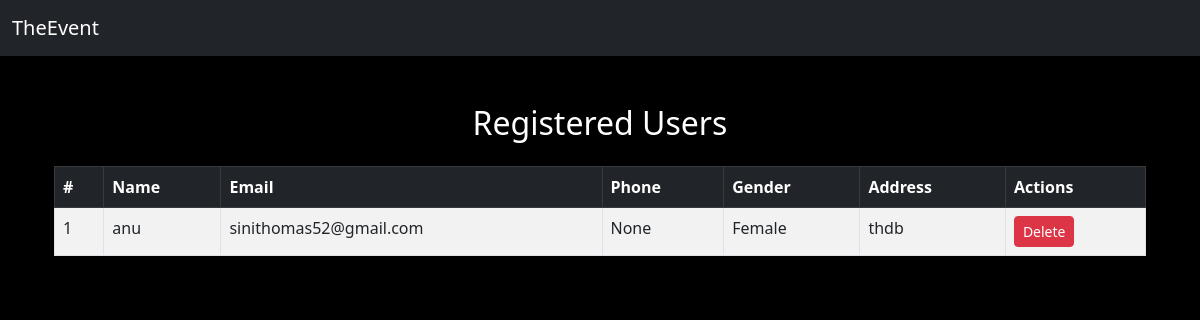
The app's page /userviewreg/, older data.
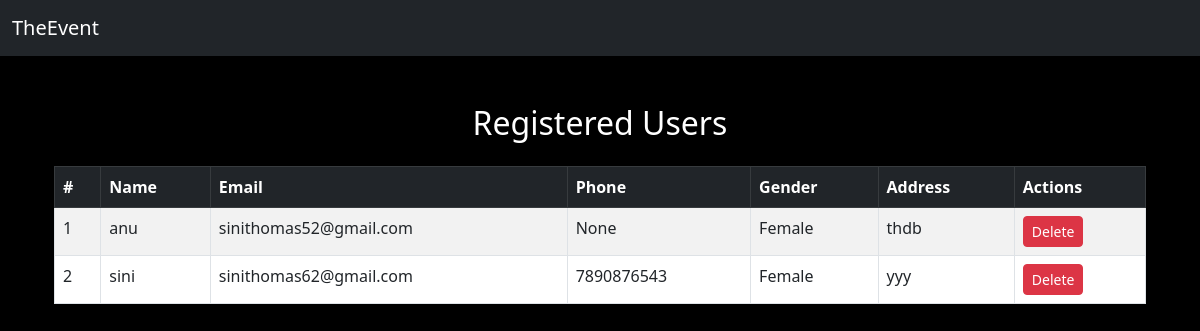
The same page, newer data.
### app/models.py (models this page shows, shortened)
class UserReg(models.Model):
    usrid = models.ForeignKey(Login, on_delete=models.CASCADE, null=True)
    name = models.CharField(max_length=100, null=True)
    email = models.EmailField(max_length=100, null=True)
    password = models.CharField(max_length=100, null=True)
    phone = models.CharField(max_length=100, null=True)
    gender = models.CharField(max_length=100, null=True)
    address = models.CharField(max_length=100, null=True)

### app/views.py (the view)
# urls.py: path('userviewreg/', views.userviewreg, name='userviewreg'),
def userviewreg(request):
    users = UserReg.objects.all()
    msg = request.GET.get("msg", "")
    return render(request, 'adminusers.html', {'users': users, 'msg': msg})

### templates/adminusers.html (shortened to what this page needs)
{% extends 'base.html' %}
{% block content %}
<div class="container mt-5">
    <h2 class="text-center mb-4">Registered Users</h2>
    {% if users %}
    <table class="table table-bordered table-striped">
        <thead class="table-dark">
            <tr>
                <th>#</th>
                <th>Name</th>
                <th>Email</th>
                <th>Phone</th>
                <th>Gender</th>
                <th>Address</th>
                <th>Actions</th>
            </tr>
        </thead>
        <tbody>
            {% for user in users %}
            <tr>
                <td>{{ forloop.counter }}</td>
                <td>{{ user.name }}</td>
                <td>{{ user.email }}</td>
                <td>{{ user.phone }}</td>
                <td>{{ user.gender }}</td>
                <td>{{ user.address }}</td>
                <td>
                    <a href="{% url 'delete_user' user.id %}" class="btn btn-danger btn-sm"
                       onclick="return confirm('Are you sure you want to delete this user?');">
                       Delete
                    </a>
                </td>
            </tr>
            {% endfor %}
        </tbody>
    </table>
    {% else %}
        <div class="alert alert-warning text-center">No users registered yet.</div>
    {% endif %}
</div>
{% endblock %}

Row changes from the older to the newer data that the page shows:
added UserReg: name "sini", email "sinithomas62@gmail.com", phone "7890876543", gender "Female", address "yyy"
